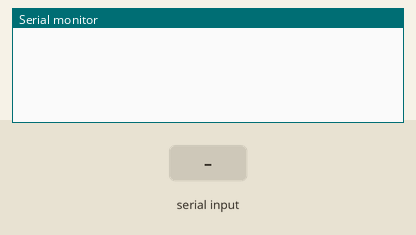
Recording of a sketch running on a simulated Arduino Uno, built with avr-gcc and run on an emulated ATmega328P. Parts: the last lines printed to the serial monitor. The inputs (shaded band) are chosen by the test bench.

Above: at 0.8 s.
0.9 s: "$PMTK705,\n" received over the second serial link
At 1.7 s:
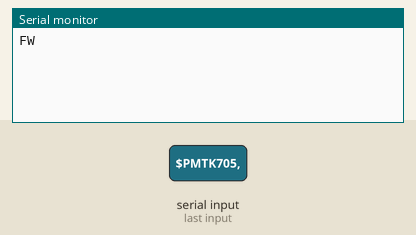
2.4 s: "$PGTOP,11,\n" received over the second serial link
At 2.8 s:
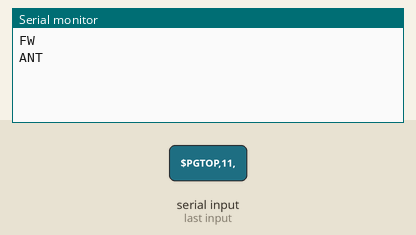
3.9 s: "$GPGGA,\n" received over the second serial link
At 5.2 s:
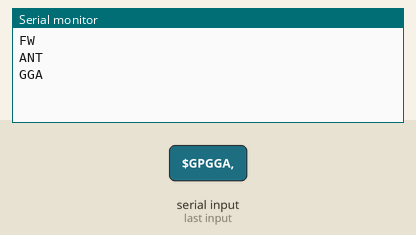

The sketch:

code.ino
```cpp
// PA1616S status unit test sketch:
//   GGA only (PMTK314) at 5 Hz (PMTK220) with the antenna advisory on
//   (PGCMD,33,1), after a firmware query (PMTK605). Prints "FW <release>" for
//   the query's answer, "GGA" / "ANT <status>" / "OTHER" per sentence, and
//   "FIX <ms>" / "PPS <ms>" for every pulse on the status pins (FIX = 2, PPS = 3).
//   SoftwareSerial cannot receive while it transmits, so setup() sends each
//   command only after the module answered the previous one.

#include <SoftwareSerial.h>

SoftwareSerial gps(8, 7);

const int STATUS_PINS[2] = {2, 3};
const char *STATUS_NAMES[2] = {"FIX", "PPS"};
bool level[2] = {false, false};
unsigned long riseMs[2];
char line[128];
int len = 0;

void onSentence() {
  char *star = strchr(line, '*');
  if (star != NULL) *star = '\0';
  if (strncmp(line, "$PMTK705,", 9) == 0) {
    *strchr(line + 9, ',') = '\0';
    Serial.print("FW ");
    Serial.println(line + 9);
  } else if (strncmp(line, "$PGTOP,11,", 10) == 0) {
    Serial.print("ANT ");
    Serial.println(line + 10);
  } else if (strncmp(line, "$GPGGA,", 7) == 0) {
    Serial.println("GGA");
  } else if (strncmp(line, "$PMTK001,", 9) != 0 && strncmp(line, "$PGACK,", 7) != 0) {
    Serial.println("OTHER");
  }
}

// Collects one character; returns true when a complete line is in `line`.
bool readLine() {
  char c = gps.read();
  if (c == '\n') {
    line[len] = '\0';
    len = 0;
    return true;
  }
  if (c != '\r' && len < (int)sizeof(line) - 1) line[len++] = c;
  return false;
}

void command(const char *sentence, const char *replyPrefix) {
  gps.println(sentence);
  while (true) {
    if (gps.available() && readLine()) {
      bool done = strncmp(line, replyPrefix, strlen(replyPrefix)) == 0;
      onSentence();
      if (done) return;
    }
  }
}

void setup() {
  Serial.begin(115200);
  gps.begin(9600);
  pinMode(STATUS_PINS[0], INPUT);
  pinMode(STATUS_PINS[1], INPUT);
  command("$PMTK314,0,0,0,1,0,0,0,0,0,0,0,0,0,0,0,0,0,0,0*29", "$PMTK001,314,");
  command("$PMTK605*31", "$PMTK705,");
  command("$PGCMD,33,1*6C", "$PGACK,33,");
  command("$PMTK220,200*2C", "$PMTK001,220,");
}

void loop() {
  for (int i = 0; i < 2; i++) {
    bool now = digitalRead(STATUS_PINS[i]) == HIGH;
    if (now && !level[i]) {
      riseMs[i] = millis();
    } else if (!now && level[i]) {
      Serial.print(STATUS_NAMES[i]);
      Serial.print(" ");
      Serial.println(millis() - riseMs[i]);
    }
    level[i] = now;
  }
  if (gps.available() && readLine()) onSentence();
}
```

Measured:
- after the input at 0.9 s, the serial monitor: prints a new line at once (image 1)
- after the input at 2.4 s, the serial monitor: prints a new line at once (image 2)
- after the input at 3.9 s, the serial monitor: prints a new line at once (image 3)
